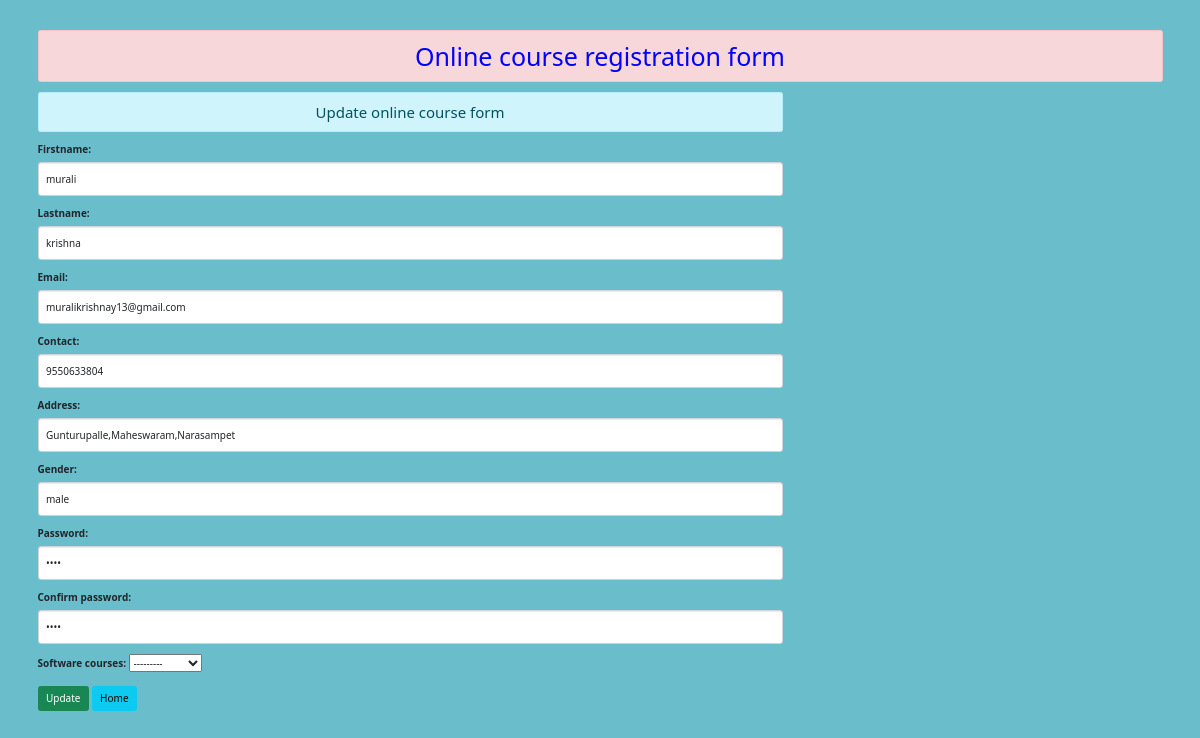
Page /13/ on the earlier database version.
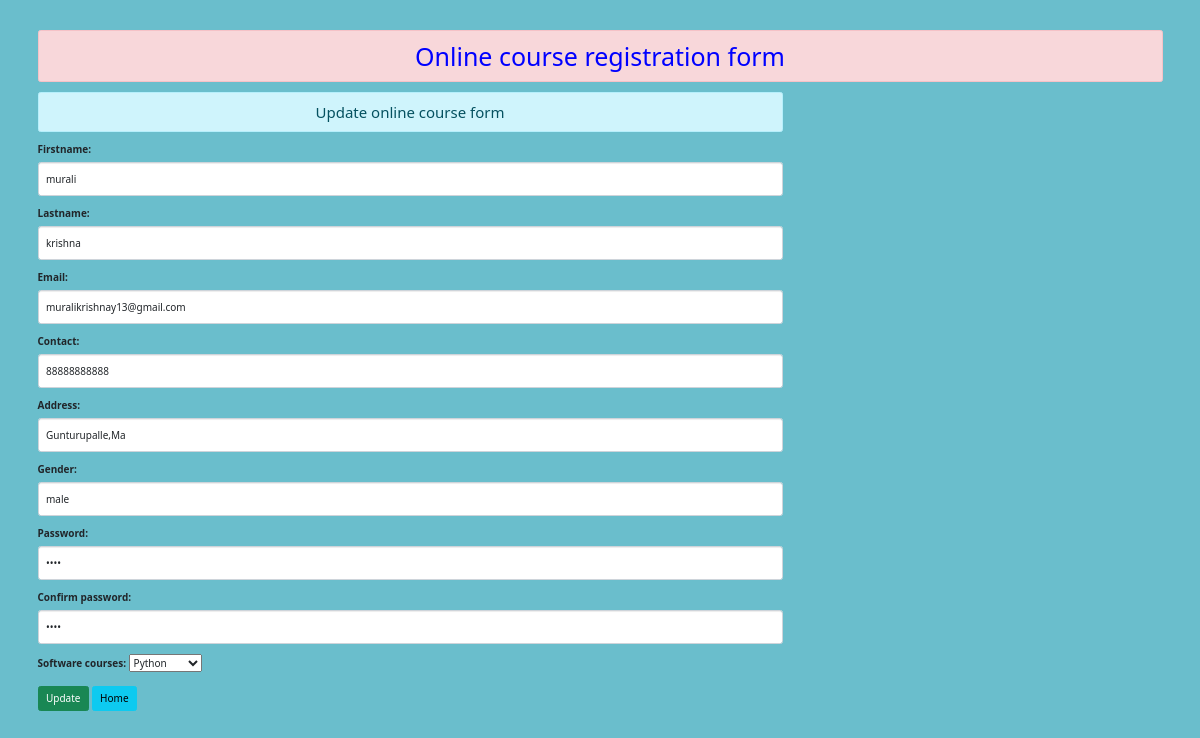
Same page on the later database version.
### oncourseapp/models.py (models this page shows)
class online(models.Model):
    Firstname = models.CharField(max_length=50)
    Lastname = models.CharField(max_length=50)
    Email = models.EmailField(max_length=50)
    Contact= models.IntegerField()
    Address=models.CharField(max_length=50)
    Gender=models.CharField(max_length=50)
    Password=models.CharField(max_length=50)
    Confirm_password=models.CharField(max_length=50)
    soft_courses=(
        ('Python','Python'),
        ('Java','Java'),
        ('.Net','.Net'),('Aws','Aws'),
        ('Datascince','Datascince'),
        ('UI','UI'),
        ('Mysql','Mysql'),
        ('selenium','selenium')
    )
    Software_courses = models.CharField(choices=soft_courses,max_length=50)

### oncourseapp/views.py (the view)
# urls.py: path('<int:id>/',views.update_data,name='updatedata'),
def update_data(request,id):
    if request.method == "POST":
        pi=online.objects.get(pk=id)
        fm=onlineform(request.POST,instance=pi)
        if fm.is_valid():
            fm.save()
            messages.success(request, 'You have update successfully')
    else:
        pi=online.objects.get(pk=id)
        fm=onlineform(instance=pi)
    return render(request,'updateonline.html', {'form': fm})

### oncourseapp/forms.py
class onlineform(forms.ModelForm):
    class Meta:
        model = online
        fields = '__all__'
        widgets={
            'Firstname':forms.TextInput(attrs={'class':'form-control'}),
            'Lastname': forms.TextInput(attrs={'class': 'form-control'}),
            'Email': forms.EmailInput(attrs={'class': 'form-control'}),
            'Contact': forms.NumberInput(attrs={'class': 'form-control'}),
            'Address': forms.TextInput(attrs={'class': 'form-control'}),
            'Gender': forms.TextInput(attrs={'class': 'form-control'}),
            'Password': forms.PasswordInput(render_value=True,attrs={'class': 'form-control'}),
            'Confirm_password': forms.PasswordInput(render_value=True,attrs={'class': 'form-control'}),
        }

### templates/updateonline.html (shortened to what this page needs)
<!DOCTYPE html>
{% extends 'base.html' %}
{% load static %}
{% block content %}
<html lang="en">
<head>
    <link href="https://cdn.jsdelivr.net/npm/bootstrap@5.0.2/dist/css/bootstrap.min.css" rel="stylesheet">
</head>
<body>
<div class="container">
  <div class="row ">
    <div class="col-sm-8 align="center">
        <h4 class="text-center alert alert-info"> Update online course form </h4>
             <form action="" method="POST">
                    <table>
                      {{form.as_p}}
                    </table>
                 <input type="submit" class="btn btn-success" value="Update">
                 <a href="{% url 'oncourse'%}" class="btn btn-info">Home</a>
             </form>
    </div>
   </div>
</div>
</body>
</html>
{% endblock %}

Differences in the rows shown:
changed online "murali": Contact "9550633804" → "88888888888"; Address "Gunturupalle,Maheswaram,Narasampet" → "Gunturupalle,Ma"; Software_courses "---------" → "Python"
